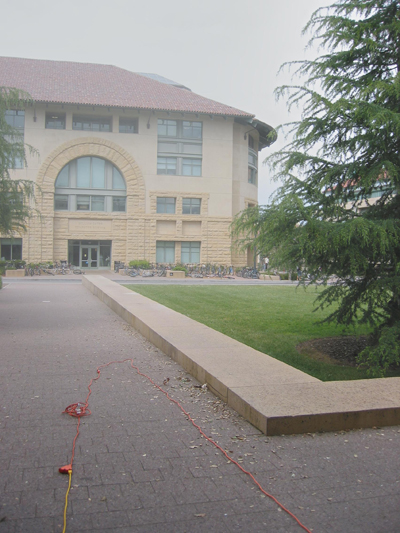
%> input picture hazy image/Synthetic hazy images/Haze0_7.jpg, 400 x 533 px
$ octave --eval "result = find_eight;"   (GNU Octave 9; MATLAB toolbox functions it lacks are replaced by stand-ins)
%> lines starting %> are read from the running program, lines starting %| are printed output that depends on the picture
### GPR2_dehaze_code/var_pre_12/segImage.m
function I_s = segImage(I,S)
[cx,cy] = gradient(S);
ccc = (abs(cx)+abs(cy))~=0;
I_s = I;
I_s(:,:,1) = max(I_s(:,:,1),ccc);
I_s(:,:,2) = min(I_s(:,:,2),~ccc);
I_s(:,:,3) = min(I_s(:,:,3),~ccc);

### GPR2_dehaze_code/var_pre_12/find_eight.m
function eight_n=find_eight()
mat_seg=importdata('Haze0_7_Seg3.mat');
mat_var=importdata('H0_7_var.mat');
mat_trans=importdata('H0_7_trans_dchs_3.mat');
mat_true=importdata('true_test_y.mat');
I=imread('Haze0_7.jpg');
%> I is the input picture: size 533x400x3 uint8; mean R, G, B 141.8, 140.8, 134.8
I=im2double(I);
%> I: size 533x400x3 double
[h w]=size(mat_seg);
var_x=find(mat_var>0.25);%需找阈值以上的区域
[a var_size]=size(var_x);
disp(var_size);
var_train=zeros(var_size,9);
var_train_ind=zeros(var_size,8);
var_test=zeros(var_size,1);

for k=1:var_size
%计算需测试块的中心点
[seg_x seg_y]=find(mat_seg==var_x(k));
seg_m_x=floor(mean(seg_x));
seg_m_y=floor(mean(seg_y));
%8邻居初始化
eight=zeros(1,8);
flag=0;
flag_s=1;
i=0;
seg_mx8=zeros(8);
seg_my8=zeros(8);
seg_mx8=repmat(seg_m_x,1,8);
seg_my8=repmat(seg_m_y,1,8);
temp_x8=[-10,-10,-10,0,0,10,10,10];
temp_y8=[-10,0,10,-10,10,110,0,10];
%寻找8邻居
while flag~=8
    for i=1:8
    seg_mx8(i)=seg_mx8(i)+temp_x8(i);
    seg_my8(i)=seg_my8(i)+temp_y8(i);
    if(seg_mx8(i)>=0 && seg_mx8(i)<=h && seg_my8(i)>0 && seg_my8(i)<=w)
        if( mat_seg(seg_mx8(i),seg_my8(i))~= var_x(1))
           %判断是否与已有的邻居重复
             if flag>1
                 for j=1:flag
                     if( mat_seg(seg_mx8(i),seg_my8(i))== eight(j))
                         flag_s=0;
                         break;
                     end
                 end
             end
            %如果重复，继续程序
            if(flag_s==0)
                flag_s=1;
                continue;
            end
            %存储非重复邻居
            flag=flag+1;
            eight(flag)=mat_seg(seg_mx8(i),seg_my8(i));
            if(flag==8)
                break;
            end
        end
    end
    end
end
var_test(k)=mat_trans(var_x(k));
var_train(k,1:8)=mat_trans(eight);
var_train_ind(k,1:8)=eight;
end
var_train(:,9)=var_test;
%显示用
% disp(var_x(1));
% disp(eight);
I_sp=segImage(I,mat_seg);
%> in segImage, `I_s(:,:,1) = max(I_s(:,:,1),ccc);`:
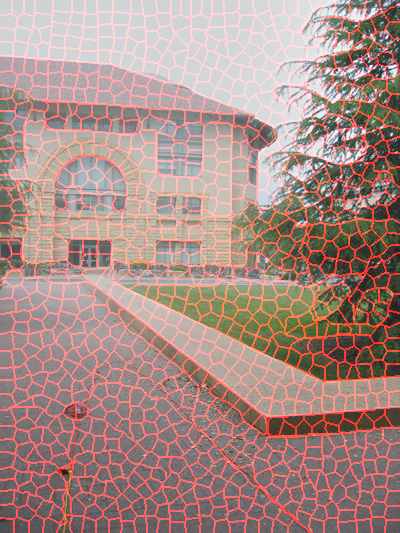
%> I_s: size 533x400x3 double; mean R, G, B 0.665, 0.552, 0.529
%> in segImage, `I_s(:,:,2) = min(I_s(:,:,2),~ccc);`:
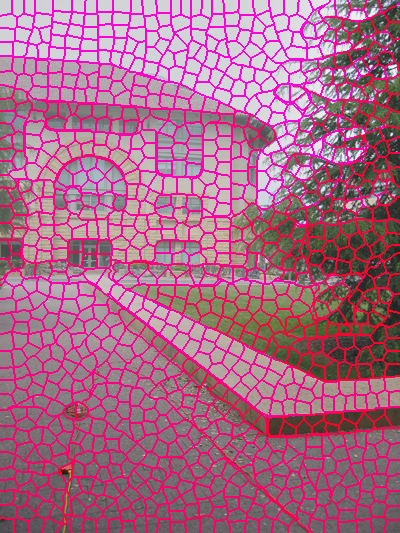
%> I_s: size 533x400x3 double; mean R, G, B 0.665, 0.414, 0.529
%> in segImage, `I_s(:,:,3) = min(I_s(:,:,3),~ccc);`:
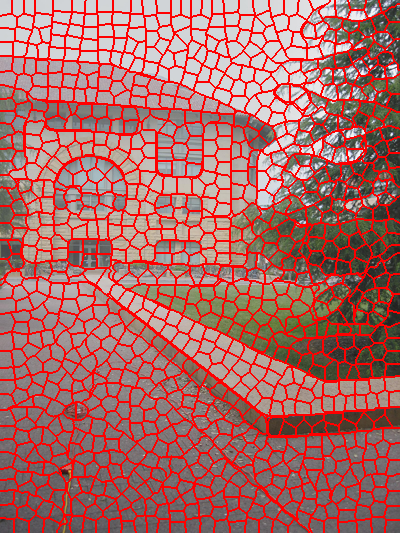
%> I_s: size 533x400x3 double; mean R, G, B 0.665, 0.414, 0.397
%I_sp=uint8(I_sp);
I=imread('Haze0_7.jpg');

for k=1:var_size
[r s v]=find(mat_seg==var_x(k));
I_sp(sub2ind(size(I_sp),r,s,v))=255;
I_sp(seg_m_x,seg_m_y,1:3)=[0 0 0];
%
 for i=1:8
 [r s v]=find(mat_seg==var_train_ind(k,i));
 I_sp(sub2ind(size(I_sp),r,s,v))=0;
 end
end
disp(size(I));
figure,imshow(I);
figure,imshow(I_sp);
save('var_x.mat','var_x');
save('var_train.mat','var_train');
end
%> (the run ends here)

$ run again, with hazy image/Synthetic hazy images/Haze0_1.jpg copied over hazy image/Synthetic hazy images/Haze0_7.jpg
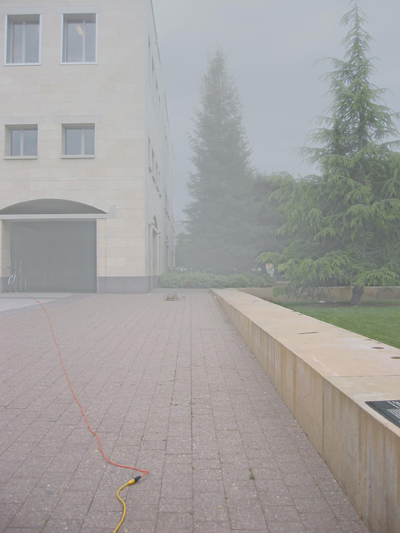
%> input picture hazy image/Synthetic hazy images/Haze0_1.jpg, 400 x 533 px
%> in find_eight, I is the input picture: size 533x400x3 uint8; mean R, G, B 162.7, 160.7, 159.5
%> I: size 533x400x3 double
%> in segImage, `I_s(:,:,2) = min(I_s(:,:,2),~ccc);`:
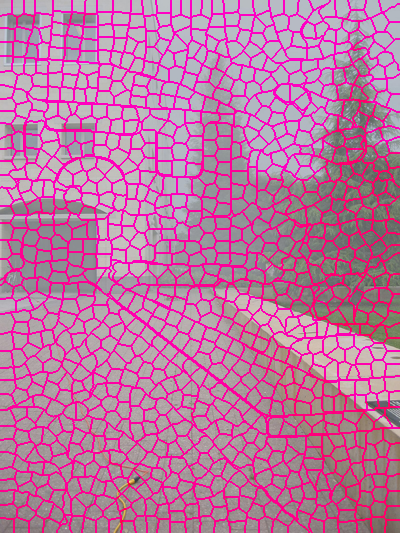
%> I_s: size 533x400x3 double; mean R, G, B 0.728, 0.474, 0.625
%> in segImage, `I_s(:,:,3) = min(I_s(:,:,3),~ccc);`:
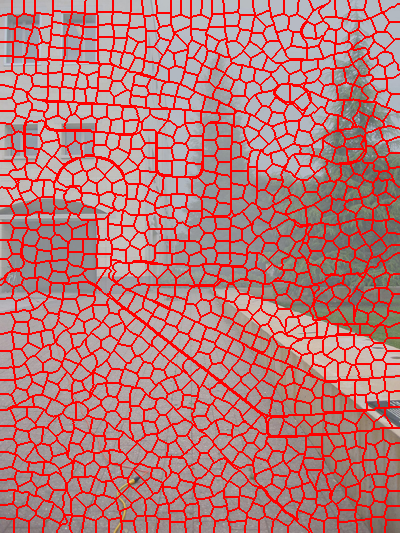
%> I_s: size 533x400x3 double; mean R, G, B 0.728, 0.474, 0.47

$ run again, with hazy image/Synthetic hazy images/Haze0_2.jpg copied over hazy image/Synthetic hazy images/Haze0_7.jpg
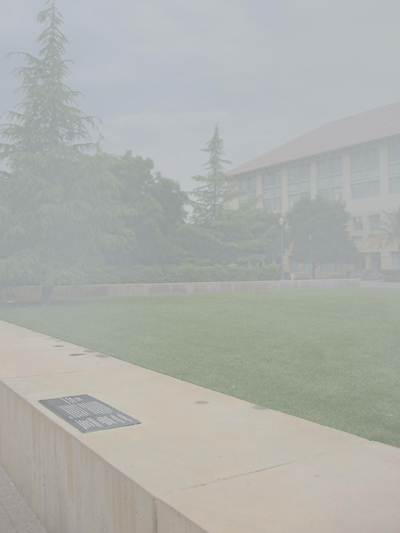
%> input picture hazy image/Synthetic hazy images/Haze0_2.jpg, 400 x 533 px
%> in find_eight, I is the input picture: size 533x400x3 uint8; mean R, G, B 173.9, 176.3, 171.7
%> I: size 533x400x3 double
%> in segImage, `I_s(:,:,2) = min(I_s(:,:,2),~ccc);`:
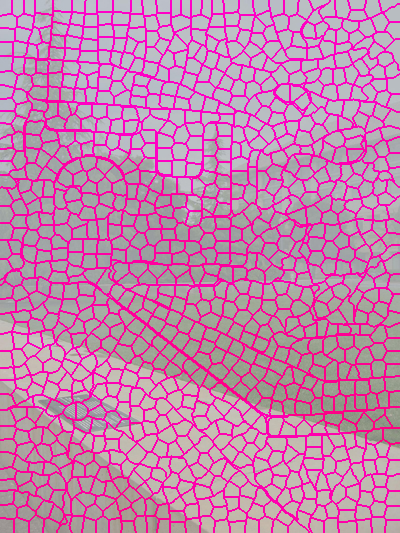
%> I_s: size 533x400x3 double; mean R, G, B 0.761, 0.52, 0.673
%> in segImage, `I_s(:,:,3) = min(I_s(:,:,3),~ccc);`:
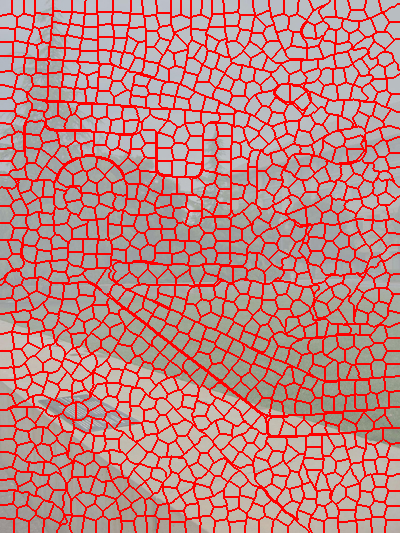
%> I_s: size 533x400x3 double; mean R, G, B 0.761, 0.52, 0.506

$ run again, with hazy image/Synthetic hazy images/Haze0_3.jpg copied over hazy image/Synthetic hazy images/Haze0_7.jpg
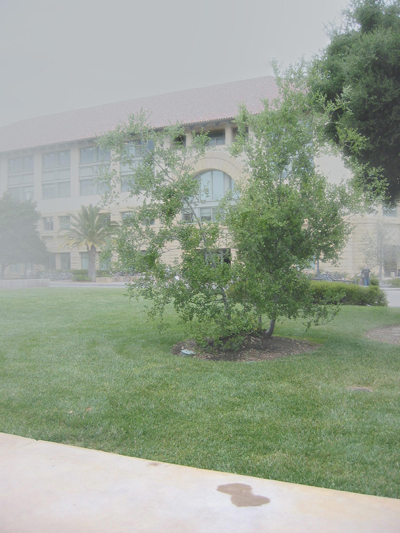
%> input picture hazy image/Synthetic hazy images/Haze0_3.jpg, 400 x 533 px
%> in find_eight, I is the input picture: size 533x400x3 uint8; mean R, G, B 151.2, 161.7, 145.2
%> I: size 533x400x3 double
%> in segImage, `I_s(:,:,2) = min(I_s(:,:,2),~ccc);`:
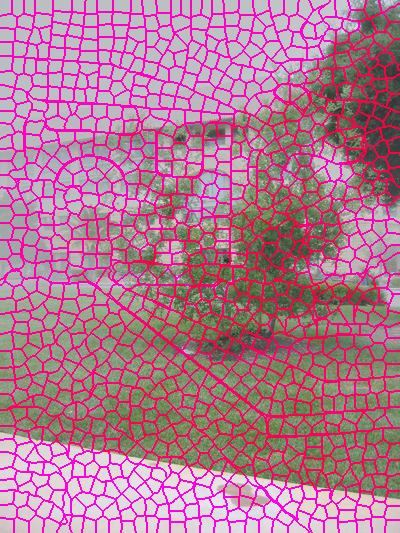
%> I_s: size 533x400x3 double; mean R, G, B 0.694, 0.477, 0.569
%> in segImage, `I_s(:,:,3) = min(I_s(:,:,3),~ccc);`:
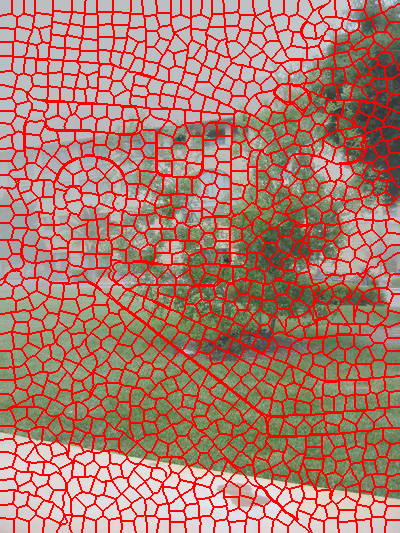
%> I_s: size 533x400x3 double; mean R, G, B 0.694, 0.477, 0.429
